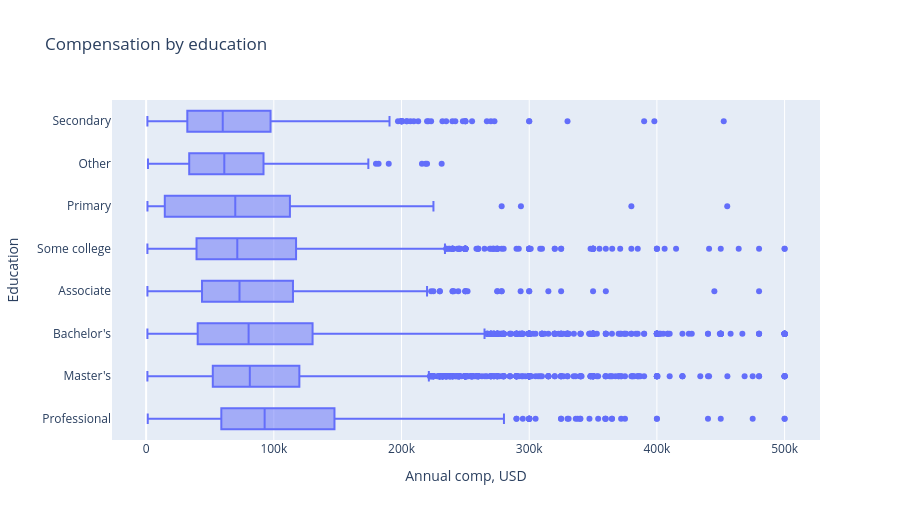

Here is the notebook cell this chart was saved with:
### Markdown cell above
### Q6: Does education level affect compensation, and does the effect hold when controlling for experience?

### Code cell
df_ed = df.dropna(subset=["EdLevel"]).copy()
df_ed["EdLevel"] = df_ed["EdLevel"].map(_normalize_edlevel)

ed_order = (
    df_ed.groupby("EdLevel")["ConvertedCompYearly"]
    .median()
    .sort_values(ascending=True)
    .index.tolist()
)

fig = px.box(
    df_ed,
    x="ConvertedCompYearly",
    y="EdLevel",
    category_orders={"EdLevel": ed_order},
    title="Compensation by education",
    labels={"EdLevel": "Education", "ConvertedCompYearly": "Annual comp, USD"},
)
fig.update_layout(height=520, width=900)
fig.show()

### Figure 1 — Plotly figure (JSON) as saved in the notebook; plotly's stock layout.template omitted (floating-point values rounded to 4 significant figures; data arrays with more than 128 entries replaced by an {"elided": "..."} marker saying what was removed)
{"data": [{"alignmentgroup": "True", "hovertemplate": "Annual comp, USD=%{x}<br>Education=%{y}<extra></extra>", "legendgroup": "", "marker": {"color": "#636efa"}, "name": "", "notched": false, "offsetgroup": "", "orientation": "h", "showlegend": false, "type": "box", "x": {"elided": "19244 float values"}, "x0": " ", "xaxis": "x", "y": {"elided": "19244 str values"}, "y0": " ", "yaxis": "y"}], "layout": {"boxmode": "group", "height": 520, "legend": {"tracegroupgap": 0}, "title": {"text": "Compensation by education"}, "width": 900, "xaxis": {"anchor": "y", "domain": [0, 1], "title": {"text": "Annual comp, USD"}}, "yaxis": {"anchor": "x", "categoryarray": ["Professional", "Master's", "Bachelor's", "Associate", "Some college", "Primary", "Other", "Secondary"], "categoryorder": "array", "domain": [0, 1], "title": {"text": "Education"}}}}
